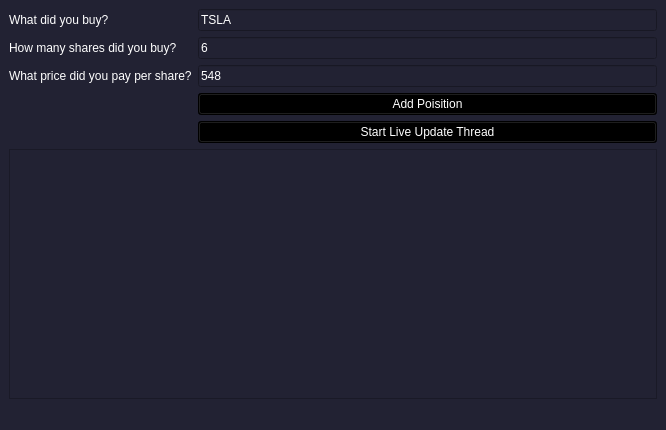
<?xml version="1.0" encoding="UTF-8"?>
<ui version="4.0">
 <class>Form2</class>
 <widget class="QMainWindow" name="Form2">
  <property name="geometry">
   <rect>
    <x>0</x>
    <y>0</y>
    <width>666</width>
    <height>430</height>
   </rect>
  </property>
  <property name="palette">
   <palette>
    <active>
     <colorrole role="WindowText">
      <brush brushstyle="SolidPattern">
       <color alpha="255">
        <red>255</red>
        <green>255</green>
        <blue>255</blue>
       </color>
      </brush>
     </colorrole>
     <colorrole role="Button">
      <brush brushstyle="SolidPattern">
       <color alpha="255">
        <red>34</red>
        <green>34</green>
        <blue>51</blue>
       </color>
      </brush>
     </colorrole>
     <colorrole role="Dark">
      <brush brushstyle="SolidPattern">
       <color alpha="255">
        <red>10</red>
        <green>0</green>
        <blue>191</blue>
       </color>
      </brush>
     </colorrole>
     <colorrole role="Text">
      <brush brushstyle="SolidPattern">
       <color alpha="255">
        <red>255</red>
        <green>255</green>
        <blue>255</blue>
       </color>
      </brush>
     </colorrole>
     <colorrole role="ButtonText">
      <brush brushstyle="SolidPattern">
       <color alpha="255">
        <red>255</red>
        <green>255</green>
        <blue>255</blue>
       </color>
      </brush>
     </colorrole>
     <colorrole role="Base">
      <brush brushstyle="SolidPattern">
       <color alpha="255">
        <red>34</red>
        <green>34</green>
        <blue>51</blue>
       </color>
      </brush>
     </colorrole>
     <colorrole role="Window">
      <brush brushstyle="SolidPattern">
       <color alpha="255">
        <red>34</red>
        <green>34</green>
        <blue>51</blue>
       </color>
      </brush>
     </colorrole>
    </active>
    <inactive>
     <colorrole role="WindowText">
      <brush brushstyle="SolidPattern">
       <color alpha="255">
        <red>255</red>
        <green>255</green>
        <blue>255</blue>
       </color>
      </brush>
     </colorrole>
     <colorrole role="Button">
      <brush brushstyle="SolidPattern">
       <color alpha="255">
        <red>34</red>
        <green>34</green>
        <blue>51</blue>
       </color>
      </brush>
     </colorrole>
     <colorrole role="Dark">
      <brush brushstyle="SolidPattern">
       <color alpha="255">
        <red>191</red>
        <green>191</green>
        <blue>191</blue>
       </color>
      </brush>
     </colorrole>
     <colorrole role="Text">
      <brush brushstyle="SolidPattern">
       <color alpha="255">
        <red>255</red>
        <green>255</green>
        <blue>255</blue>
       </color>
      </brush>
     </colorrole>
     <colorrole role="ButtonText">
      <brush brushstyle="SolidPattern">
       <color alpha="255">
        <red>255</red>
        <green>255</green>
        <blue>255</blue>
       </color>
      </brush>
     </colorrole>
     <colorrole role="Base">
      <brush brushstyle="SolidPattern">
       <color alpha="255">
        <red>34</red>
        <green>34</green>
        <blue>51</blue>
       </color>
      </brush>
     </colorrole>
     <colorrole role="Window">
      <brush brushstyle="SolidPattern">
       <color alpha="255">
        <red>34</red>
        <green>34</green>
        <blue>51</blue>
       </color>
      </brush>
     </colorrole>
    </inactive>
    <disabled>
     <colorrole role="WindowText">
      <brush brushstyle="SolidPattern">
       <color alpha="255">
        <red>255</red>
        <green>255</green>
        <blue>255</blue>
       </color>
      </brush>
     </colorrole>
     <colorrole role="Button">
      <brush brushstyle="SolidPattern">
       <color alpha="255">
        <red>34</red>
        <green>34</green>
        <blue>51</blue>
       </color>
      </brush>
     </colorrole>
     <colorrole role="Dark">
      <brush brushstyle="SolidPattern">
       <color alpha="255">
        <red>191</red>
        <green>191</green>
        <blue>191</blue>
       </color>
      </brush>
     </colorrole>
     <colorrole role="Text">
      <brush brushstyle="SolidPattern">
       <color alpha="255">
        <red>255</red>
        <green>255</green>
        <blue>255</blue>
       </color>
      </brush>
     </colorrole>
     <colorrole role="ButtonText">
      <brush brushstyle="SolidPattern">
       <color alpha="255">
        <red>255</red>
        <green>255</green>
        <blue>255</blue>
       </color>
      </brush>
     </colorrole>
     <colorrole role="Base">
      <brush brushstyle="SolidPattern">
       <color alpha="255">
        <red>34</red>
        <green>34</green>
        <blue>51</blue>
       </color>
      </brush>
     </colorrole>
     <colorrole role="Window">
      <brush brushstyle="SolidPattern">
       <color alpha="255">
        <red>34</red>
        <green>34</green>
        <blue>51</blue>
       </color>
      </brush>
     </colorrole>
    </disabled>
   </palette>
  </property>
  <property name="font">
   <font>
    <stylestrategy>PreferAntialias</stylestrategy>
   </font>
  </property>
  <property name="windowTitle">
   <string>Port - Main</string>
  </property>
  <property name="windowOpacity">
   <double>1.000000000000000</double>
  </property>
  <property name="autoFillBackground">
   <bool>false</bool>
  </property>
  <property name="styleSheet">
   <string notr="true">QWidget{
	background-color: #223;
	color: white;
}

QPushButton{
	background-color: black;
	color: white;
	border: 
}
QPushButton:hover {
	background-color: grey;
}
QPushButton:pressed{
	background-color: silver;
}</string>
  </property>
  <property name="unifiedTitleAndToolBarOnMac">
   <bool>true</bool>
  </property>
  <widget class="QWidget" name="centralwidget">
   <layout class="QFormLayout" name="formLayout">
    <item row="0" column="0">
     <widget class="QLabel" name="label_3">
      <property name="text">
       <string>What did you buy?</string>
      </property>
     </widget>
    </item>
    <item row="0" column="1">
     <widget class="QLineEdit" name="editTicker">
      <property name="styleSheet">
       <string notr="true"/>
      </property>
      <property name="text">
       <string>TSLA</string>
      </property>
     </widget>
    </item>
    <item row="2" column="0">
     <widget class="QLabel" name="label">
      <property name="text">
       <string>How many shares did you buy?</string>
      </property>
     </widget>
    </item>
    <item row="2" column="1">
     <widget class="QLineEdit" name="editQuantity">
      <property name="styleSheet">
       <string notr="true"/>
      </property>
      <property name="text">
       <string>6</string>
      </property>
     </widget>
    </item>
    <item row="4" column="0">
     <widget class="QLabel" name="label_2">
      <property name="text">
       <string>What price did you pay per share?</string>
      </property>
     </widget>
    </item>
    <item row="4" column="1">
     <widget class="QLineEdit" name="editBuyPrice">
      <property name="styleSheet">
       <string notr="true"/>
      </property>
      <property name="text">
       <string>548</string>
      </property>
     </widget>
    </item>
    <item row="5" column="1">
     <widget class="QPushButton" name="buttonAddPosition">
      <property name="styleSheet">
       <string notr="true"/>
      </property>
      <property name="text">
       <string>Add Poisition</string>
      </property>
     </widget>
    </item>
    <item row="6" column="1">
     <widget class="QPushButton" name="buttonGetLivePrice">
      <property name="styleSheet">
       <string notr="true"/>
      </property>
      <property name="text">
       <string>Start Live Update Thread</string>
      </property>
     </widget>
    </item>
    <item row="7" column="0" colspan="2">
     <widget class="QTableWidget" name="tablesheet">
      <property name="styleSheet">
       <string notr="true"/>
      </property>
     </widget>
    </item>
   </layout>
  </widget>
  <widget class="QStatusBar" name="statusbar"/>
  <action name="actionAbout">
   <property name="text">
    <string>About</string>
   </property>
  </action>
 </widget>
 <resources/>
 <connections/>
</ui>
